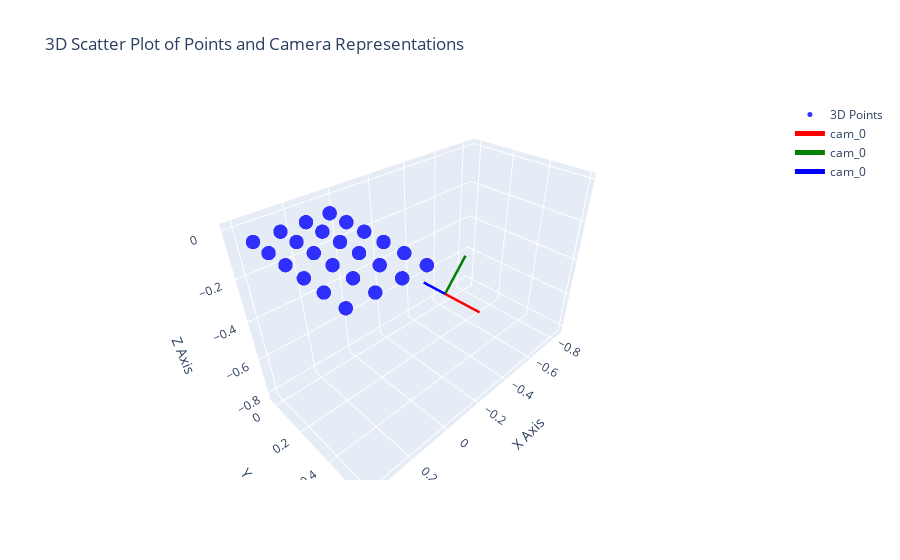

Notebook source saved alongside this figure:
### Markdown cell above
according to [docs](https://docs.opencv.org/4.x/d9/d0c/group__calib3d.html#gab3ab7bb2bdfe7d5d9745bb92d13f9564) the axis conventions are x: red, y: green and z: blue.

### Code cell
import plotly.graph_objects as go
from stl import mesh
def plot_3d_points_and_camera_centers(points, extrinsic_matrices):
    """
    Plots a 3D scatter plot of the given points and camera representations from extrinsic matrices.

    Parameters:
    - points: A 3xN NumPy array, where each column represents a point (x, y, z).
    - extrinsic_matrices: A list of 4x4 NumPy arrays representing the extrinsic matrices for each camera.
    """
    # Ensure points is a NumPy array
    points = np.asarray(points)

    # Check if the input is a 3xN array
    if points.shape[0] != 3:
        raise ValueError("Input points must be a 3xN NumPy array.")

    # Extract x, y, z coordinates
    x = points[0, :]
    y = points[1, :]
    z = points[2, :]

    # Create a 3D scatter plot for the points
    fig = go.Figure(data=[go.Scatter3d(
        x=x,
        y=y,
        z=z,
        mode='markers',
        marker=dict(
            size=5,
            color='blue',  # Marker color for points
            opacity=0.8
        ),
        name='3D Points'
    )])

    def create_camera_cone(extrinsic, name):
        # Transform the cone points using the extrinsic matrix
        rotation_matrix = extrinsic[:3, :3].T
        camera_center = -rotation_matrix @ extrinsic[:3, 3]

        # def rotate_and_translate(vertices, rotation_matrix, translation_vector):
        #     # Apply rotation
        #     rotated_vertices = vertices @ rotation_matrix.T  # Ensure correct shape
        #     # Apply translation
        #     translated_vertices = rotated_vertices + translation_vector
        #     return translated_vertices

        # # Load the STL file
        # your_mesh = mesh.Mesh.from_file('pyramid.stl')

        # # Extract vertices
        # vertices = your_mesh.vectors.reshape(-1, 3)

        # # Rotate and translate the frustum
        # transformed_vertices = rotate_and_translate(vertices, rotation_matrix, camera_center)

        # # Compute forward vector 
        # frustum = go.Mesh3d(
        #     x=transformed_vertices[:, 0],
        #     y=transformed_vertices[:, 1],
        #     z=transformed_vertices[:, 2],
        #     opacity=0.75,
        #     color='blue'
        # )

        # Create axes representing the camera's orientation
        axes_length = 0.25
        x_axis = go.Scatter3d(
            x=[camera_center[0], camera_center[0] + axes_length * rotation_matrix[0, 0]],
            y=[camera_center[1], camera_center[1] + axes_length * rotation_matrix[1, 0]],
            z=[camera_center[2], camera_center[2] + axes_length * rotation_matrix[2, 0]],
            mode='lines',
            line=dict(color='red', width=5),
            name=name
        )

        y_axis = go.Scatter3d(
            x=[camera_center[0], camera_center[0] + axes_length * rotation_matrix[0, 1]],
            y=[camera_center[1], camera_center[1] + axes_length * rotation_matrix[1, 1]],
            z=[camera_center[2], camera_center[2] + axes_length * rotation_matrix[2, 1]],
            mode='lines',
            line=dict(color='green', width=5),
            name=name
        )

        z_axis = go.Scatter3d(
            x=[camera_center[0], camera_center[0] + axes_length * rotation_matrix[0, 2]],
            y=[camera_center[1], camera_center[1] + axes_length * rotation_matrix[1, 2]],
            z=[camera_center[2], camera_center[2] + axes_length * rotation_matrix[2, 2]],
            mode='lines',
            line=dict(color='blue', width=5),
            name=name
        )

        return [x_axis, y_axis, z_axis]

    # Plot camera representations from extrinsic matrices
    for idx, extrinsic in enumerate(extrinsic_matrices):
        # Create the camera cone
        cone_point_objects = create_camera_cone(extrinsic, f"cam_{idx}")

        # Add the cone to the plot
        [fig.add_trace(cone_points) for cone_points in cone_point_objects]

    # Set the layout
    fig.update_layout(
        title='3D Scatter Plot of Points and Camera Representations',
        scene=dict(
            xaxis_title='X Axis',
            yaxis_title='Y Axis',
            zaxis_title='Z Axis'
        )
    )

    # Show the figure in the Jupyter Notebook
    fig.show()


# Define a list of extrinsic matrices (4x4)
extrinsic_matrices = [
    camera_extrinsics
]

# Call the function to plot the points and camera representations
plot_3d_points_and_camera_centers(world_corners.T, extrinsic_matrices)

### Figure 1 — Plotly figure (JSON) as saved in the notebook; plotly's stock layout.template omitted (floating-point values rounded to 4 significant figures)
{"data": [{"marker": {"color": "blue", "opacity": 0.8, "size": 5}, "mode": "markers", "name": "3D Points", "type": "scatter3d", "x": [0.1, 0.2, 0.3, 0.4, 0.1, 0.2, 0.3, 0.4, 0.1, 0.2, 0.3, 0.4, 0.1, 0.2, 0.3, 0.4, 0.1, 0.2, 0.3, 0.4, 0.1, 0.2, 0.3, 0.4], "y": [0.1, 0.1, 0.1, 0.1, 0.2, 0.2, 0.2, 0.2, 0.3, 0.3, 0.3, 0.3, 0.4, 0.4, 0.4, 0.4, 0.5, 0.5, 0.5, 0.5, 0.6, 0.6, 0.6, 0.6], "z": [0, 0, 0, 0, 0, 0, 0, 0, 0, 0, 0, 0, 0, 0, 0, 0, 0, 0, 0, 0, 0, 0, 0, 0]}, {"line": {"color": "red", "width": 5}, "mode": "lines", "name": "cam_0", "type": "scatter3d", "x": [-0.6677, -0.6782], "y": [-0.02241, 0.2274], "z": [-0.8144, -0.8173]}, {"line": {"color": "green", "width": 5}, "mode": "lines", "name": "cam_0", "type": "scatter3d", "x": [-0.6677, -0.8395], "y": [-0.02241, -0.02757], "z": [-0.8144, -0.633]}, {"line": {"color": "blue", "width": 5}, "mode": "lines", "name": "cam_0", "type": "scatter3d", "x": [-0.6677, -0.4864], "y": [-0.02241, -0.01283], "z": [-0.8144, -0.6425]}], "layout": {"scene": {"xaxis": {"title": {"text": "X Axis"}}, "yaxis": {"title": {"text": "Y Axis"}}, "zaxis": {"title": {"text": "Z Axis"}}}, "title": {"text": "3D Scatter Plot of Points and Camera Representations"}}}
